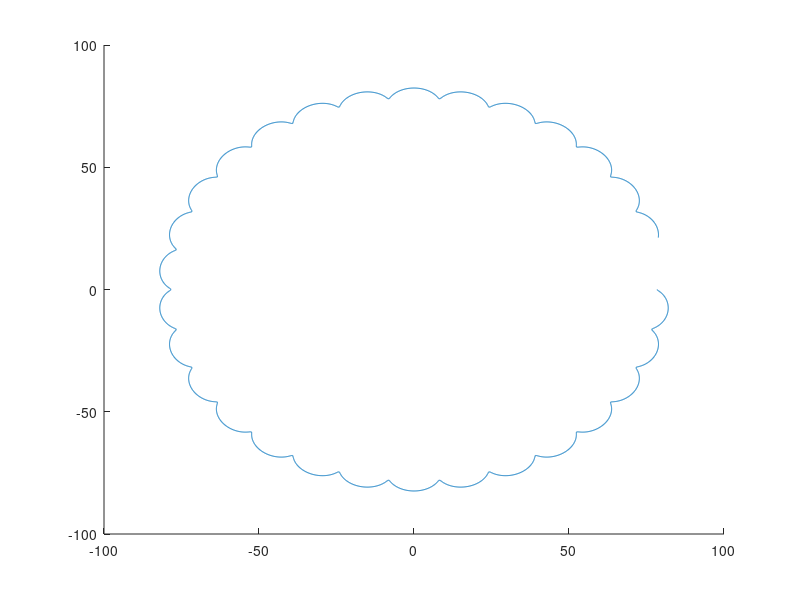

This chart was generated by the following MATLAB code:
R = 168.81/2;             %radius of cycloid disc(mm)
Rr = 4;             %radius of roller(mm)
E = Rr/2;           %offset of input to center(mm)
N = 31;             %number of roller
t = 0:0.001:6;
x1 = (R*cos(t));
x2 = -(Rr*cos(t+atan(sin((1-N)*t)/((R/E*N)-cos((1-N)*t)))));
x3 = -(E*cos(N*t));

x = x1 + x2 +x3;

y1 = (-R*sin(t));
y2 = (Rr*sin(t+atan(sin((1-N)*t)/((R/E*N)-cos((1-N)*t)))));
y3 = (E*sin(N*t));

y = y1 + y2 + y3;
hold on
plot(x,y)
hold off
